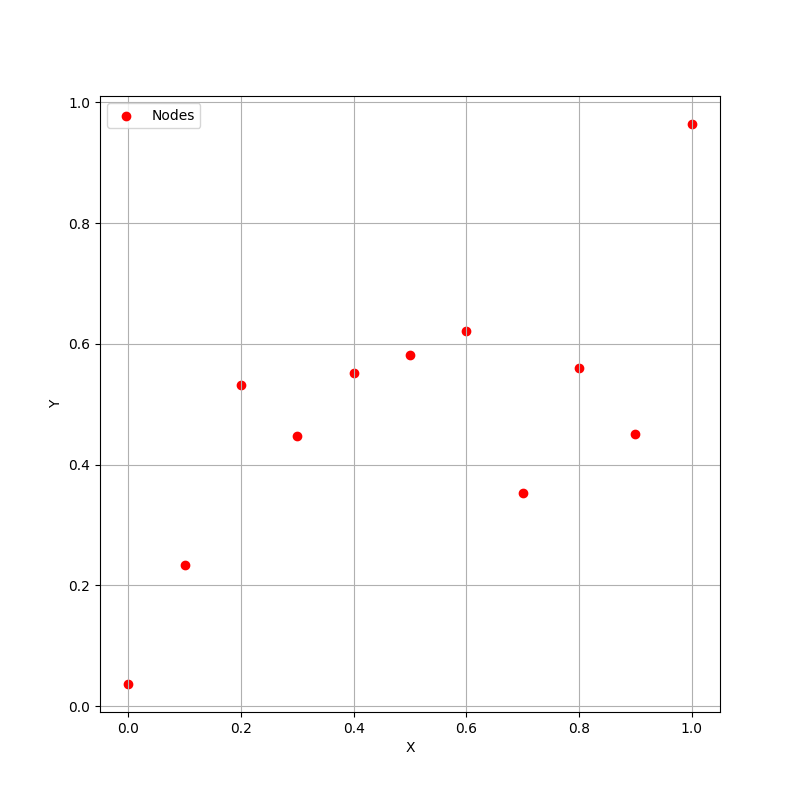

Source code (Python):
import numpy as np
import matplotlib.pyplot as plt

# Read distances from the CSV file
distances = np.genfromtxt('./distances.csv',
                          delimiter=',', skip_header=1)
size = distances.shape[1]

plt.figure(figsize=(8, 8))
plt.scatter(np.linspace(0, 1, size),
            distances[0], label='Nodes', color='red')


plt.xlabel('X')
plt.ylabel('Y')
plt.legend()
plt.grid(True)

plt.savefig("plot.png")
